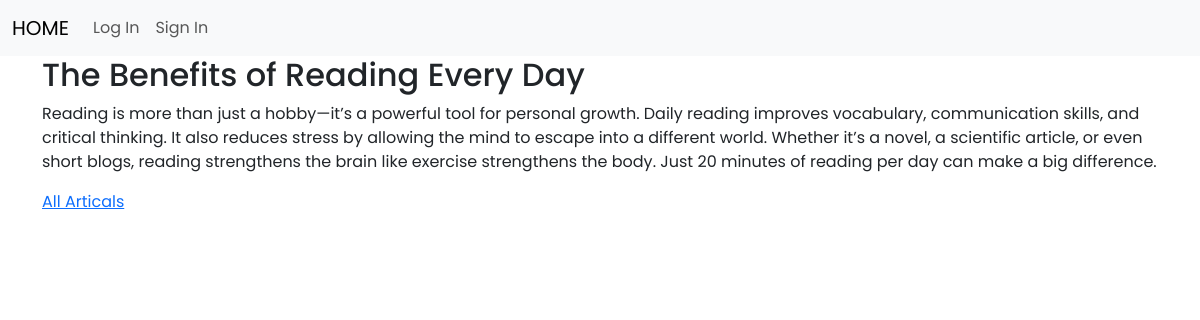
Page /post/13 on the committed database.
### tables this page shows
CREATE TABLE "posts" (
	"id"	INTEGER,
	"title"	TEXT NOT NULL,
	"body"	TEXT NOT NULL,
	"author_id"	INTEGER,
	"created_at"	TIMESTAMP DEFAULT 'CREATED TIME STAMP' COLLATE UTF16CI,
	PRIMARY KEY("id" AUTOINCREMENT)
);

### app.py (the view)
@app.route('/post/<int:id>')
def post(id):
    db = get_db()
    post = db.execute('SELECT * FROM posts WHERE id=?', (id,)).fetchone()
    db.close()
    return  render_template('post.html', post=post)

### app.py (called while the page is built)
def get_db():
    db = sqlite3.connect(database)
    db.row_factory = sqlite3.Row
    return db

@app.before_request
def load_logged_in_user():
    user_id = session.get('user_id')
    if user_id == None :
        g.user = None
    else:
        g.user = get_db().execute('SELECT * FROM users WHERE id = ?', (user_id,)).fetchone()

### templates/post.html (shortened to what this page needs)
{% extends 'base.html' %}
{% block content %}
   <div>
       <h2> {{post['title']}} </h2>
       <p> {{post['body']}} </p>
   </div>
    <a href="{{url_for('posts')}}"> All Articals </a>
{% endblock %}

### static/styles.css (style rules this page uses)
body { font-family: "Poppins", sans-serif; font-style: normal; }

### rows in the picture
posts: title "The Benefits of Reading Every Day", body "Reading is more than just a hobby—it’s a powerful tool for personal growth. Daily reading improves vocabulary, communication skills, and critical thinking. It also reduces stress by allowing the mind to escape into a different world. Whether it’s a novel, a scientific article, or even short blogs, reading strengthens the brain like exercise strengthens the body. Just 20 minutes of reading per day can make a big difference."
